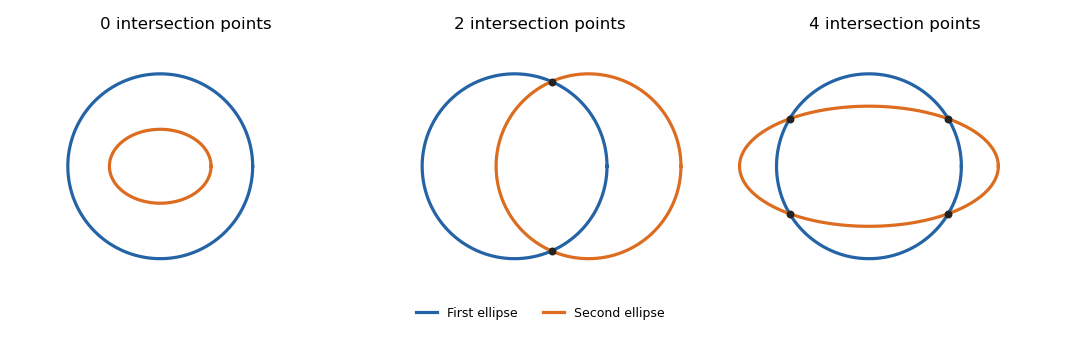

Recreate this plot in Python.
"""Original transverse-ellipse examples; Python 3.14, NumPy and Matplotlib.

Write the PNG basename to the caller's working directory. MPLCONFIGDIR is
provided by the caller; this generator leaves that environment setting intact.
"""
from pathlib import Path
import numpy as np
import matplotlib.pyplot as plt


def main():
    t = np.linspace(0, 2 * np.pi, 1201)
    unit = np.column_stack((np.cos(t), np.sin(t)))
    fig, axes = plt.subplots(1, 3, figsize=(10.8, 3.5), dpi=100, facecolor="white")
    examples = [
        (np.array([0.0, 0.0]), np.array([0.55, 0.4]), np.empty((0, 2)), 0),
        (np.array([0.8, 0.0]), np.array([1.0, 1.0]),
         np.array([[0.4, np.sqrt(0.84)], [0.4, -np.sqrt(0.84)]]), 2),
    ]
    major, minor = 1.4, 0.65
    x2 = (1 - 1 / minor**2) / (1 / major**2 - 1 / minor**2)
    x, y = np.sqrt(x2), np.sqrt(1 - x2)
    examples.append((np.zeros(2), np.array([major, minor]),
                     np.array([[sx * x, sy * y] for sx in (-1, 1) for sy in (-1, 1)]), 4))
    for ax, (center, semiaxes, points, count) in zip(axes, examples):
        second = center + unit * semiaxes
        ax.set_facecolor("white")
        ax.plot(unit[:, 0], unit[:, 1], color="#2463a5", lw=2.3, label="First ellipse")
        ax.plot(second[:, 0], second[:, 1], color="#dc6d20", lw=2.3, label="Second ellipse")
        if len(points):
            assert np.allclose(np.sum(points**2, axis=1), 1)
            assert np.allclose(np.sum(((points - center) / semiaxes)**2, axis=1), 1)
            g1 = 2 * points
            g2 = 2 * (points - center) / semiaxes**2
            determinants = g1[:, 0] * g2[:, 1] - g1[:, 1] * g2[:, 0]
            assert np.all(np.abs(determinants) > 1e-6)
            ax.scatter(points[:, 0], points[:, 1], color="#242424", s=22, zorder=5)
        ax.set(xlim=(-1.5, 2.05), ylim=(-1.35, 1.35), aspect="equal")
        ax.axis("off")
        ax.set_title(f"{count} intersection points", fontsize=12, pad=9)
    axes[1].legend(loc="lower center", bbox_to_anchor=(0.5, -0.16), ncol=2,
                   fontsize=9, frameon=False, handlelength=1.7)
    fig.subplots_adjust(left=0.02, right=0.98, bottom=0.16, top=0.89, wspace=0.08)
    fig.savefig(Path.cwd() / (Path(__file__).stem + ".png"), dpi=100,
                facecolor="white", edgecolor="white", transparent=False)
    plt.close(fig)


if __name__ == "__main__":
    main()
